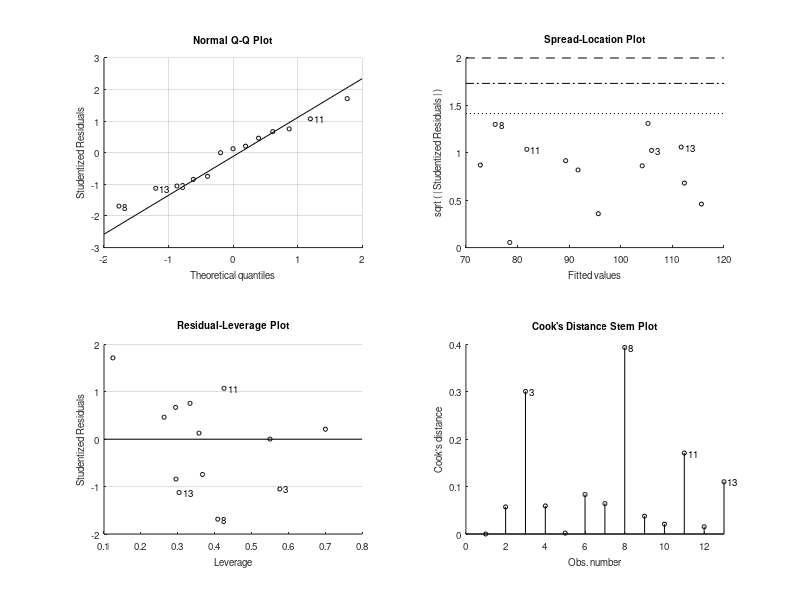

Write MATLAB code to recreate this figure. (Note: this script raises an error after producing the figure.)
%%
clear; close all; clc;
disp('>> ')
disp('>> ')
disp('>> ========= WELCOME TO THE OENG1116 TUTORIAL-7===========')
disp('>> ')
disp('>> ')
disp('>> ')
disp('>> ')
commandwindow

%%
clear;
clc;
disp('>> ')
disp('>> ')
disp('>> ========= Example of fitlm_1===========')
disp('>> ')
disp('>> ')
disp('>> ')
rng(1);
load hald % built-in data set in Matlab
mdl = fitlm(ingredients,heat,'linear') ; 
heatpred = predict(mdl,ingredients);
table( heat( : ),heatpred( : ), 'VariableNames',... 
    {' Heat',' Predicted_heat'}) %Show the results of data of the output and predicted output.

%%
clear;
clc;
disp('>> ')
disp('>> ')
disp('>> ========= fitlm_2===========')% regression1.xlsx has been used .
disp('>> ')
disp('>> ')
disp('>> ')
rng(1);
Filename='regression1.xlsx';
Sheetread='sheet1';
Input1='A1:A100';
output1='B1:B100';
Input=xlsread(Filename,Sheetread,Input1); %Read Microsoft Excel 
Target=xlsread(Filename,Sheetread,output1 );
x=Input;
t=Target;
t= fillmissing(t,'spline'); %fill in the missing output data
mdl = fitlm(x,t,'linear');
ypred = predict(mdl,x);
plot(x,t,'o',x,ypred,'x')
legend('Data','Predictions')


%%
clear;
clc;
disp('>> ')
disp('>> ')
disp('>> ========= Example of polyfit function_1===========')
disp('>> ')
disp('>> ')
disp('>> ')

x=[0.1;0.2;0.4;0.6;0.9;1.3;1.5;1.7;1.8];
y=[0.75;1.25;1.45;1.25;0.85;0.55;0.35;0.28;0.18];
p1=polyfit(x,y,7);% returns the coefficients for a polynomial p(x) of degree 7
y_predict=polyval(p1,x);
plot(x,y,'o',x,y_predict,'-');
table( y( : ),y_predict( : ), 'VariableNames',... 
    {' Actual_y',' Predicted_y'}) %Show the results of data of the output and predicted output.

%%
clear;
clc;
disp('>> ')
disp('>> ')
disp('>> ========= Example of polyfit function_2===========')
disp('>> ')
disp('>> ')
disp('>> ')
x = linspace(0,1,5); % input 
t = 1./(1+x);% output
p = polyfit(x,t,4); %gives the coefficients 
xnew = linspace(0,2); % new x
tnew = 1./(1+xnew); % new y
ynew = polyval(p,xnew);
figure 
plot(x,t,'o')
hold on 
plot(xnew,tnew)
plot(xnew,ynew,'r--')
legend('t','tnew','ynew')
%%
clear;
clc;
disp('>> ')
disp('>> ')
disp('>> ========= Example of polyfit function_3===========')
disp('>> ')
disp('>> ')
disp('>> ')
data=[0 0.562
0	0.58
0	0.549
25	0.572
25	0.6
25	0.572
57	0.744
57	0.749
57	0.742
90	0.776
90	0.789
90	0.824
115	0.959
115	0.993
115	0.949
136	1.248
136	1.282
136	1.304
165	1.492
165	1.468
165	1.49
186	1.854
186	1.804
];
figure(1);
plot(data(:,1),data(:,2),'ks');grid on;% plotting with black squares
x=data(:,1);
y=data(:,2);
m1=polyfit(x,y,1); %build a first order polynomial model ,m1 are the coefficients (linear )
p1=polyval(m1,x);
m2=polyfit(x,y,2);%build a second order polynomial model ,m2 are the coefficients
p2=polyval(m2,x);
m3=polyfit(x,y,3);%build a second order polynomial model ,m3 are the coefficients
p3=polyval(m3,x);
m4=polyfit(x,log(y),1);%build a logarithmic model of order 1 ,m4 are the coefficients
p4=polyval(m4,x);
figure(2);
subplot(2,2,1),plot(x,y,'ko'),hold on,plot(x,p1,'k--');grid on,title('first order');
subplot(2,2,2),plot(x,y,'ko'),hold on,plot(x,p2,'k--');grid on,title('second order');
subplot(2,2,3),plot(x,y,'ko'),hold on,plot(x,p3,'k--');grid on,title('third order');
subplot(2,2,4),plot(x,log(y),'ko'),hold on,plot(x,p4,'k--');grid on,title('logarithmic fit');


%%
clear;
clc;
disp('>> ')
disp('>> ')
disp('>> ========= Example of lsqcurvefit function_1===========')
disp('>> ')
disp('>> ')
disp('>> ')
rng(1); 
x = linspace(0,3);
t = exp(-1.3*x) + 0.05*randn(size(x));
fun = @(b,x)b(1)*exp(b(2)*x); % Defining the Model function
b0 = [1/2,-2]; %Coefficient initiation 
mdl = lsqcurvefit(fun,b0,x,t); % obtaining the coefficients.
ypredicted=fun(mdl,x);
plot(x,t,'ko',x,ypredicted,'b-')
legend('Data','Fitted exponential')
title('Data and Fitted Curve')
%%
clear;
clc;
disp('>> ')
disp('>> ')
disp('>> ========= Example of lsqcurvefit function_2===========')
disp('>> ')
disp('>> ')
disp('>> ')
rng(1);

x = [-2,-1.64,-1.33,-0.7,0,0.45,1.2,1.64,2.32,2.9]; 
t = [0.699369,0.700462,0.695354,1.03905,1.97389,2.41143,1.91091,0.919576,-0.730975,-1.42001]; 
fun = @(b,x)b(1)*cos(b(2)*x)+b(2)*sin(b(1)*x); 
b = [1,0.2]; 

mdl = lsqcurvefit(fun,b,x,t);% mdl will be the coefficients
ypredicted=fun(mdl,x);%This equals to yexpected =mdl(:,1)*cos(mdl(:,2)*x)+mdl(:,2)*sin(mdl(:,1)*x)
plot(x,t,'ko',x,ypredicted,'b-')
grid on
legend('Data','Fitted exponential')
title('Data and Fitted Curve')
table( t(: ),ypredicted(:), 'VariableNames',... 
    {' Actual_y',' Predicted_y'}) 



%%
clear;
clc;
disp('>> ')
disp('>> ')
disp('>> ========= Example of fitnlm function_1===========')% regression2.xlsx has been used .
disp('>> ')
disp('>> ')
disp('>> ')
rng(1) ;
Filename='regression2.xlsx';
Sheetread='Sheet1';
Input1='A1:B406';
output1='C1:C406';
Input=xlsread(Filename,Sheetread,Input1); %Read Microsoft Excel 
Target=xlsread(Filename,Sheetread,output1 );
x=Input;
t=Target;
x=fillmissing(x,'spline'); %fill in the missing input data
t= fillmissing(t,'spline'); %fill in the missing output data
modelfun = @(b,x)(b(1) + b(2)*x(:,1).^b(3) +...
b(4)*x(:,2).^b(5)); % nonlinear model
beta0 = [-50 500 -1 500 -1]; % coefficients initiation
mdl = fitnlm(x,t,modelfun,beta0); 
y_expected = predict(mdl,x);
table( t (10:20 ),y_expected( 10:20 ), 'VariableNames',... 
    {' TrueLabel',' PredictedLabel'}) %Show the results of 1st  to 10th data of the output and predicted output.
MSE_training= (mean((t - y_expected).^2));
RMSE_training = sqrt(mean((t - y_expected).^2));

%%
clear;
clc;
disp('>> ')
disp('>> ')
disp('>> ========= Example of fitnlm function_2===========')% regression3.xlsx has been used .
disp('>> ')
disp('>> ')
disp('>> ')
rng(1) ;
Filename='regression3.xlsx';
Sheetread='Sheet1';
Input1='A1:C13';
output1='D1:D13';
Input=xlsread(Filename,Sheetread,Input1); %Read Microsoft Excel 
Target=xlsread(Filename,Sheetread,output1 );
x=Input;
t=Target;
beta = [1 1 1 1 1]; % coefficient initiation
fun = @(b,x)((b(1)*x(:,2)-x(:,3)/b(5))./(1+b(2)*x(:,1)+b(3)*x(:,2)+b(4)*x(:,3)));
mdl = fitnlm(x,t,fun,beta)
y_expected = predict(mdl,x);
table( t( : ),y_expected( : ), 'VariableNames',... 
    {' Actual_Y',' PredictedY'}) %Show the results of 5th  to 10th data of the output and predicted output.
MSE_training= (mean((t - y_expected).^2));
RMSE_training = sqrt(mean((t - y_expected).^2));
%%
clear;
clc;
disp('>> ')
disp('>> ')
disp('>> ========= Example of fitnlm function_3===========')% regression4.xlsx has been used .
disp('>> ')
disp('>> ')
disp('>> ')
rng(1);
Filename='regression4.xlsx';
Sheetread='sheet1';
Input1='A1:C72';
output1='D1:D72';
Input=xlsread(Filename,Sheetread,Input1); %Read Microsoft Excel 
Target=xlsread(Filename,Sheetread,output1 );
x=Input;
t=Target;
[xn,sxn] = mapminmax(x');% Standardize x 
[tn,stn]= mapminmax(t');% Standardize t
Sheetread1='Sheet2';
Input2='A1:C3';
Target2 ='D1:D3';
Inputnew=xlsread(Filename,Sheetread1,Input2);
Targetnew=xlsread(Filename,Sheetread1,Target2 );
xnew=Inputnew; 
tnew=Targetnew;
xnewn = mapminmax('apply',xnew',sxn); % The same Process setting of 
%standardization for x should  be applied for xnew as well .%xnewn is the
%standardized xnew 
xn=xn';% standardized x
tn=tn';% standardized t
xnewn=xnewn';%standardized xnew
beta = [1 1 1 1 1 1 ]; % coefficient initiation
fun=@(b,xn)b(1)+b(2)*xn(:,1)+b(3)*xn(:,2)+b(4)*xn(:,3)+b(5)*(xn(:,1).^2)+b(6)*((xn(:,1).*xn(:,2).*xn(:,3)));% nonlinear model with standardized x
mdl = fitnlm(xn,tn,fun,beta);% find coeffcients(beta) of model(fun )using normalized x and t 
yfitn = predict(mdl,xn);% make prediction based on normalized x
yfit = mapminmax('reverse', yfitn,stn); % To reverse the prediction to original state using the same process setting of t 
table( t( 10:20 ),yfit( 10:20 ), 'VariableNames',... 
    {' TrueLabel',' PredictedLabel'}) %Show the results of 5th  to 10th data of the output and predicted output.
MSE_training=sum((yfit-t).^2)/numel(t); % Calculate MSE for data 
RMSE_training=sqrt(sum((yfit-t).^2)/numel(t)); % Calculate RMSE for data
ynewn=predict(mdl,xnewn);% make prediction based on normalized new data
ynew = mapminmax('reverse', ynewn,stn); % To reverse the normalized ynew and use the processing setting of t
table(tnew(:),ynew(:),'VariableNames',{'ObservedValue_Newdata',' PredictedValue_newdata'}) % show data in output and predicted output
MSE_testing=sum((tnew-ynew).^2)/numel(tnew); % Calculate MSE for new data
RMSE_testing=sqrt(sum((tnew-ynew).^2)/numel(tnew)); % Calculate RMSE for new data
Errorpercentage=((ynew-tnew)./tnew)*100; % Calculate error percentage for tnew and ynew
% R=corr(ynew,tnew);